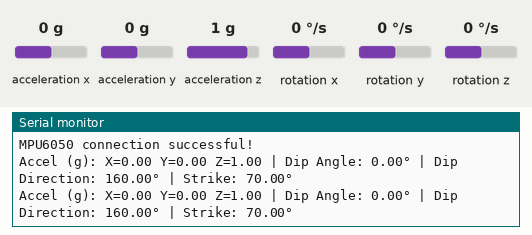
Recording of a sketch running on a simulated Arduino Uno, built with avr-gcc and run on an emulated ATmega328P. Parts: the last lines printed to the serial monitor. Inputs (shaded band) come from the test bench; at power-on: acceleration z 1 g, acceleration x 0 g, acceleration y 0 g, rotation x 0 °/s, rotation y 0 °/s, rotation z 0 °/s.

Above: at 1.2 s.
1.3 s: acceleration z set to 0 g
At 2.5 s:
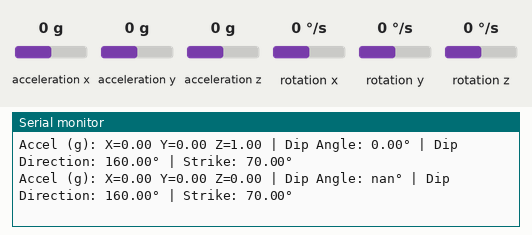
4.5 s: acceleration x set to -1.4 g
At 5.5 s:
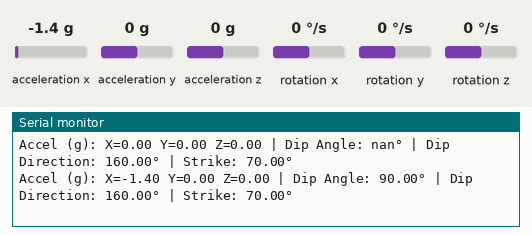
6.0 s: acceleration y set to -1.4 g
At 6.5 s:
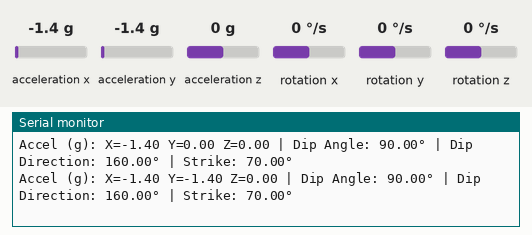

The sketch:

MPU6050.ino
```cpp
#include <Wire.h>
#include <MPU6050.h>

MPU6050 mpu;

void setup() {
  Serial.begin(115200);
  Wire.begin(); // default SDA = 21, SCL = 22

  Serial.println("Initializing MPU6050...");
  mpu.initialize();

  if (mpu.testConnection()) {
    Serial.println("MPU6050 connection successful!");
  } else {
    Serial.println("MPU6050 connection failed.");
    while (1); // Stop execution
  }
}

void loop() {
  int16_t ax, ay, az;
  int16_t gx, gy, gz;

  // Read accelerometer and gyroscope values
  mpu.getMotion6(&ax, &ay, &az, &gx, &gy, &gz);

  // Convert raw accelerometer values to 'g' units
  float ax_g = ax / 16384.0;
  float ay_g = ay / 16384.0;
  float az_g = az / 16384.0;

  // Calculate total acceleration magnitude
  float total_acc = sqrt(ax_g * ax_g + ay_g * ay_g + az_g * az_g);

  // Calculate dip angle in degrees
  float dip_rad = acos(az_g / total_acc);  // Assuming Z-axis is up
  float dip_angle = dip_rad * 180.0 / PI;

  // Mock magnetometer heading (e.g., X-axis points 70° from North)
  float heading = 70.0;

  // Dip direction = heading + 90° (mod 360)
  float dip_direction = fmod((heading + 90.0), 360.0);

  // Strike = dip_direction - 90° (mod 360)
  float strike = fmod((dip_direction + 270.0), 360.0);

  // Print all data
  Serial.print("Accel (g): X=");
  Serial.print(ax_g, 2);
  Serial.print(" Y=");
  Serial.print(ay_g, 2);
  Serial.print(" Z=");
  Serial.print(az_g, 2);

  Serial.print(" | Dip Angle: ");
  Serial.print(dip_angle, 2);
  Serial.print("°");

  Serial.print(" | Dip Direction: ");
  Serial.print(dip_direction, 2);
  Serial.print("°");

  Serial.print(" | Strike: ");
  Serial.print(strike, 2);
  Serial.println("°");

  delay(1000); // Print once every second
}
```

Measured:
- after the input at 1.3 s, the serial monitor: prints a new line after 0.72 s (image 1)
- after the input at 4.5 s, the serial monitor: prints a new line after 0.54 s (image 2)
- after the input at 6.0 s, the serial monitor: prints a new line after 0.05 s (image 3)
